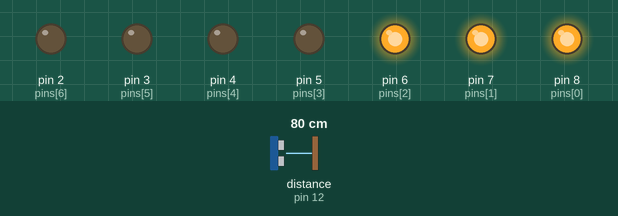
This sketch was run on a simulated Arduino Uno, built with avr-gcc and run on an emulated ATmega328P. Parts: output pins drawn as LEDs (lit = HIGH). Wiring (inferred from the names in the program): ultrasonic range finder: trigger pin 9; echo pin 12. The inputs (shaded band) are chosen by the test bench; at power-on: distance to the obstacle (sensor on pin 12) 80 cm. The echo pulse lasts 58.3 µs per cm; pins used as bus, display or sensor lines are not drawn.

Above: at 1.2 s.
1.3 s: distance to the obstacle (sensor on pin 12) set to 75 cm
2.8 s: distance to the obstacle (sensor on pin 12) set to 65 cm
At 3.5 s:
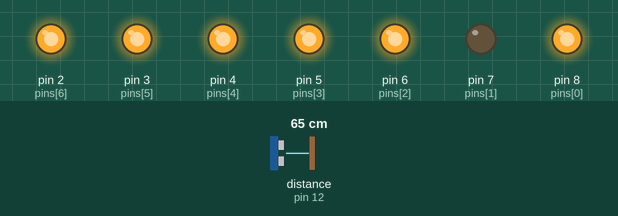
4.3 s: distance to the obstacle (sensor on pin 12) set to 55 cm
At 4.6 s:
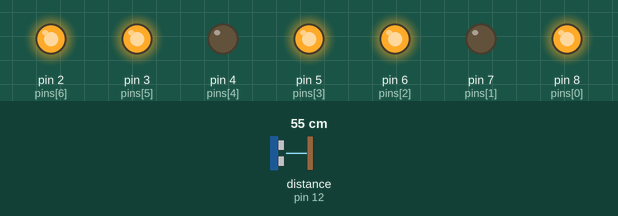
5.8 s: distance to the obstacle (sensor on pin 12) set to 47 cm
At 6.9 s:
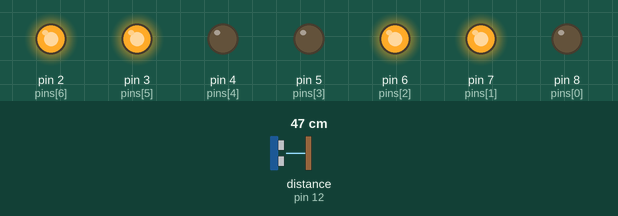
7.3 s: distance to the obstacle (sensor on pin 12) set to 2 cm
At 7.9 s:
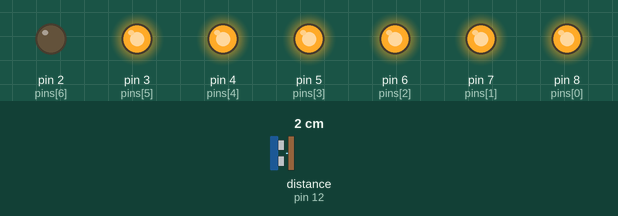
8.8 s: distance to the obstacle (sensor on pin 12) set to 60 cm
At 9.2 s:
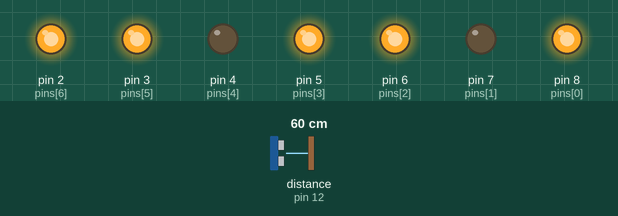
Timing chart, 0 to 11.3 s (numbered marks = the images above; inputs shaded):
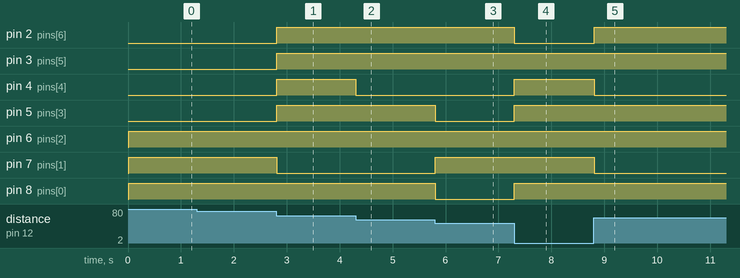

Measured:
- the behaviour switches between 71 and 70 cm on distance to the obstacle (sensor on pin 12) (found by bisection; images 0 and 1)
- the behaviour switches between 61 and 60 cm on distance to the obstacle (sensor on pin 12) (found by bisection; images 1 and 2)
- the behaviour switches between 51 and 50 cm on distance to the obstacle (sensor on pin 12) (found by bisection; images 2 and 3)
- after the input at 1.3 s, every drawn part: stays the same
- after the input at 2.8 s, pin 2 (pins[6]), pin 3 (pins[5]), pin 4 (pins[4]), pin 5 (pins[3]): LOW → HIGH at once; pin 7 (pins[1]): HIGH → LOW at once
- after the input at 4.3 s, pin 4 (pins[4]): HIGH → LOW at once
- after the input at 5.8 s, pin 5 (pins[3]), pin 8 (pins[0]): HIGH → LOW at once; pin 7 (pins[1]): LOW → HIGH at once
- after the input at 7.3 s, pin 2 (pins[6]): HIGH → LOW at once; pin 4 (pins[4]), pin 5 (pins[3]), pin 8 (pins[0]): LOW → HIGH at once
- after the input at 8.8 s, pin 2 (pins[6]): LOW → HIGH at once; pin 4 (pins[4]), pin 7 (pins[1]): HIGH → LOW at once

The sketch:

millimeter_scope_device.ino
```cpp
#define trig 9
#define echo 12
byte pins[8]={8,7,6,5,4,3,2,1};
byte disp[11][8] = {
  {1, 1, 1, 1, 1, 1, 0, 0}, // 0
  {0, 1, 1, 0, 0, 0, 0, 0}, // 1
  {1, 1, 0, 1, 1, 0, 1, 0}, // 2
  {1, 1, 1, 1, 0, 0, 1, 0}, // 3
  {0, 1, 1, 0, 0, 1, 1, 0}, // 4
  {1, 0, 1, 1, 0, 1, 1, 0}, // 5
  {1, 0, 1, 1, 1, 1, 1, 0}, // 6
  {1, 1, 1, 0, 0, 0, 0, 0}, // 7
  {1, 1, 1, 1, 1, 1, 1, 0}, // 8
  {1, 1, 1, 1, 0, 1, 1, 0}, // 9
  {0, 0, 0, 0, 0, 0, 0, 0}  // Null
};

void presNum(byte num){
  for(int i=0;i<sizeof(pins);i++)
    digitalWrite(*(pins+i),*(*(disp+num)+i));
}
long ultrasonic(){
  long t=0;
  digitalWrite(trig,0);
  delayMicroseconds(2);
  digitalWrite(trig,1);
  delayMicroseconds(10);
  digitalWrite(trig,0);
  t=pulseIn(echo,1);
  return t*0.0343/2;
}

void setup()
{
  for(int i=0;i<9;i++)
  pinMode(pins[i],OUTPUT);
  pinMode(trig,OUTPUT);
  pinMode(echo,INPUT);
  Serial.begin(9600);
}

void loop()
{
  presNum((ultrasonic()<100)?(ultrasonic()/10):10);
}
```
